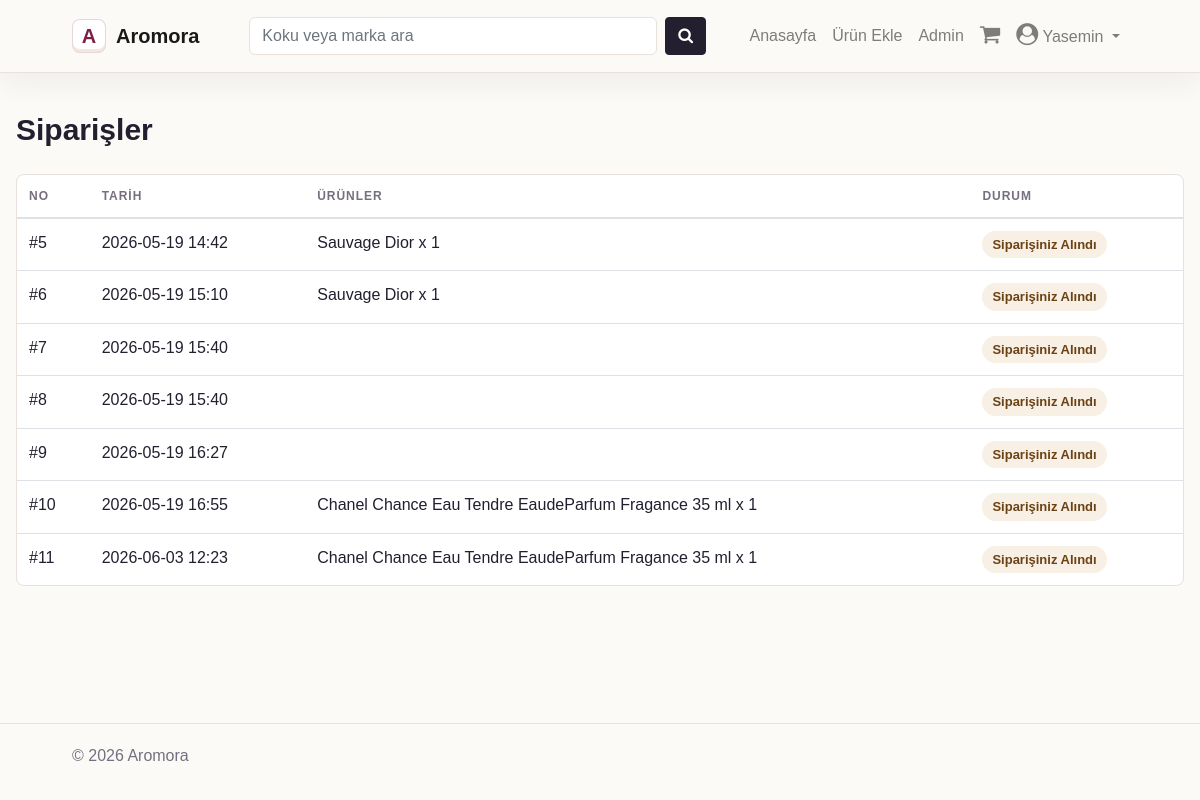
/orders (signed in), run on the app's committed database.
### app/db_models.py (models this page shows, shortened)
class User(UserMixin, db.Model):
    __tablename__ = "users"
    id = db.Column(db.Integer, primary_key=True)
    name = db.Column(db.String(100), nullable=False)
    email = db.Column(db.String(100), unique=True, nullable=False)
    phone = db.Column(db.String(50), nullable=False)
    password = db.Column(db.String(255), nullable=False)
    admin = db.Column(db.Boolean, default=False)
    email_confirmed = db.Column(db.Boolean, default=False)
    cart = db.relationship("Cart", backref="buyer", lazy=True, cascade="all, delete-orphan")
    orders = db.relationship("Order", backref="customer", lazy=True, cascade="all, delete-orphan")
    logs = db.relationship("Log", backref="user", lazy=True, cascade="all, delete")
    @property
    def role(self):
        return "admin" if self.admin else "customer"

class Order(db.Model):
    __tablename__ = "orders"
    id = db.Column(db.Integer, primary_key=True)
    user_id = db.Column("uid", db.Integer, db.ForeignKey("users.id"), nullable=False)
    date = db.Column(db.DateTime, default=datetime.utcnow)
    status = db.Column(db.String(50), default="pending")
    items = db.relationship("OrderedItem", backref="order", cascade="all, delete-orphan")

class OrderedItem(db.Model):
    __tablename__ = "ordered_items"
    id = db.Column(db.Integer, primary_key=True)
    order_id = db.Column("oid", db.Integer, db.ForeignKey("orders.id"), nullable=False)
    item_id = db.Column("itemid", db.Integer, db.ForeignKey("items.id"), nullable=False)
    quantity = db.Column(db.Integer, nullable=False)

class Item(db.Model):
    __tablename__ = "items"
    id = db.Column(db.Integer, primary_key=True)
    name = db.Column(db.String(100), nullable=False)
    price = db.Column(db.Float, nullable=False)
    category = db.Column(db.String(100), nullable=False)
    image = db.Column(db.String(250), default="default.png")
    details = db.Column(db.String(250), nullable=False)
    price_id = db.Column(db.String(250), nullable=False)
    orders = db.relationship("OrderedItem", backref="item", cascade="all, delete-orphan")
    in_cart = db.relationship("Cart", backref="item", cascade="all, delete-orphan")

### app/__init__.py (the view)
@app.route('/orders')
@login_required
def orders():
	return render_template('orders.html', orders=current_user.orders)

### app/__init__.py (called while the page is built)
@app.context_processor
def inject_now():
	return {'now': datetime.utcnow(), 'current_role': role_for_user(current_user)}

@login_manager.user_loader
def load_user(user_id):
	return db.session.get(User, int(user_id))

### app/user_roles.py (called while the page is built)
def role_for_user(user):
    if user is None or not getattr(user, "is_authenticated", False):
        return VisitorRole()
    if getattr(user, "admin", False):
        return AdminRole(user)
    return CustomerRole(user)

### app/templates/orders.html (shortened to what this page needs)
{% extends "base.html" %}
{% block content %}
<section class="section-title">
  <h1>Siparişler</h1>
</section>
{% if not orders %}
  <div class="empty-state">
    Henüz siparişiniz yok.
    <a href="{{ url_for('home') }}">Ürünlere bak</a>
  </div>
{% else %}
  <div class="table-shell">
    <table class="table">
      <thead>
        <tr>
          <th>No</th>
          <th>Tarih</th>
          <th>Ürünler</th>
          <th>Durum</th>
        </tr>
      </thead>
      <tbody>
        {% for order in orders %}
          <tr>
            <td>#{{ order.id }}</td>
            <td>{{ order.date.strftime('%Y-%m-%d %H:%M') }}</td>
            <td>
              {% for i in order.items %}
                {{ i.item.name }} x {{ i.quantity }}<br>
              {% endfor %}
            </td>
            <td><span class="status-pill">{{ order.status }}</span></td>
          </tr>
        {% endfor %}
      </tbody>
    </table>
  </div>
{% endif %}
{% endblock %}

### app/templates/base.html (shortened to what this page needs)
{% import "bootstrap/wtf.html" as wtf %}
<!DOCTYPE html>
<html lang="tr">
  <head>
    <link rel="stylesheet" href="https://maxcdn.bootstrapcdn.com/bootstrap/4.0.0/css/bootstrap.min.css">
    <link rel="stylesheet" type="text/css" href="{{ url_for('static', filename='styles.css') }}">
    <link rel="stylesheet" href="https://cdnjs.cloudflare.com/ajax/libs/font-awesome/4.7.0/css/font-awesome.min.css">
  </head>
  <body>
    <nav class="navbar navbar-expand-lg navbar-light app-nav">
      <a class="navbar-brand brand" href="{{ url_for('home') }}">
        <span class="brand-mark">A</span>
        <span>Aromora</span>
      </a>
      <div class="collapse navbar-collapse" id="navbarSupportedContent">
        <form class="form-inline search-form" action="{{ url_for('search') }}">
          <input class="form-control" type="search" name="query" placeholder="Koku veya marka ara" required>
          <button class="btn btn-dark" type="submit"><i class="fa fa-search"></i></button>
        </form>
        <ul class="navbar-nav ml-auto align-items-lg-center">
          <li class="nav-item"><a class="nav-link" href="{{ url_for('home') }}">Anasayfa</a></li>
          {% if not current_user.is_authenticated %}
            <li class="nav-item"><a class="nav-link" href="{{ url_for('login') }}">Giriş</a></li>
            <li class="nav-item"><a class="btn btn-primary nav-cta" href="{{ url_for('register') }}">Kayıt Ol</a></li>
          {% else %}
            {% if current_user.admin %}
              <li class="nav-item"><a class="nav-link" href="{{ url_for('admin.add_item') }}">Ürün Ekle</a></li>
              <li class="nav-item"><a class="nav-link" href="{{ url_for('admin.list_items') }}">Admin</a></li>
            {% endif %}
            <li class="nav-item">
              <a class="nav-link icon-link" href="{{ url_for('cart') }}"><i class="fa fa-shopping-cart"></i></a>
            </li>
            <li class="nav-item dropdown">
              <a class="nav-link dropdown-toggle" href="#" id="navbarDropdown" role="button" data-toggle="dropdown">
                <i class="fa fa-user-circle"></i> {{ current_user.name }}
              </a>
            </li>
          {% endif %}
        </ul>
      </div>
    </nav>
    <main class="page-shell">
      {% block content %}{% endblock %}
    </main>
    <footer class="site-footer">
      <span>© {{ now.year }} Aromora</span>
    </footer>
  </body>
</html>

### app/static/styles.css (style rules this page uses)
:root { --ink: #231f2f; --muted: #766f7f; --line: #e8e1dc; --paper: #fbfaf7; --soft: #f3eee7; --accent: #7d2048; --accent-dark: #561732; --gold: #b98538; --forest: #1f6f61; --danger: #b42318; }
* { box-sizing: border-box; }
body { margin: 0; color: var(--ink); background: var(--paper); font-family: Arial, Helvetica, sans-serif; }
a, a:hover { color: inherit; text-decoration: none; }
.app-nav { position: sticky; top: 0; z-index: 10; padding: 14px 6vw; background: rgba(251, 250, 247, 0.96); border-bottom: 1px solid var(--line); box-shadow: 0 10px 30px rgba(35, 31, 47, 0.06); }
.brand { display: inline-flex; gap: 10px; align-items: center; font-weight: 800; letter-spacing: 0; }
.brand-mark { display: inline-grid; width: 34px; height: 34px; place-items: center; border: 1px solid rgba(125, 32, 72, 0.18); border-radius: 8px; background: #fff; color: var(--accent); font-weight: 900; box-shadow: inset 0 -3px 0 rgba(185, 133, 56, 0.18); }
.search-form { gap: 8px; margin-left: 34px; }
.search-form .form-control { width: min(34vw, 420px); border-radius: 6px; border-color: var(--line); background: #fff; }
.icon-link i, .dropdown-toggle i { font-size: 22px; }
.page-shell { width: min(1180px, calc(100% - 32px)); min-height: calc(100vh - 150px); margin: 0 auto; padding: 42px 0 64px; }
.site-footer { border-top: 1px solid var(--line); color: var(--muted); padding: 20px 6vw; }
.store-heading, .section-title { display: flex; align-items: flex-end; justify-content: space-between; gap: 20px; margin-bottom: 28px; }
.store-heading h1, .section-title h1 { max-width: 720px; margin: 0; font-size: clamp(32px, 5vw, 56px); font-weight: 800; line-height: 1.02; }
.section-title h2, .section-title h1 { font-size: 30px; }
.btn-dark { border-color: var(--ink); background: var(--ink); }
.cart-list, .summary-panel, .form-panel, .table-shell, .empty-state { border: 1px solid var(--line); border-radius: 8px; background: #fff; }
.table-shell { overflow-x: auto; }
.table { margin-bottom: 0; }
.table th { border-top: 0; color: var(--muted); font-size: 12px; letter-spacing: 0.08em; text-transform: uppercase; }
.status-pill { display: inline-flex; padding: 4px 10px; border-radius: 999px; background: #f8efe5; color: #6b4214; font-size: 13px; font-weight: 700; }

### data on the page
User: name "Yasemin"
Order: id "5", date "2026-05-19 14:42", status "Siparişiniz Alındı"
OrderedItem: item.name "Sauvage Dior", quantity "1"
Order: id "6", date "2026-05-19 15:10", status "Siparişiniz Alındı"
OrderedItem: item.name "Sauvage Dior", quantity "1"
Order: id "7", date "2026-05-19 15:40", status "Siparişiniz Alındı"
Order: id "8", date "2026-05-19 15:40", status "Siparişiniz Alındı"
Order: id "9", date "2026-05-19 16:27", status "Siparişiniz Alındı"
Order: id "10", date "2026-05-19 16:55", status "Siparişiniz Alındı"
OrderedItem: item.name "Chanel Chance Eau Tendre EaudeParfum Fragance 35 ml", quantity "1"
Order: id "11", date "2026-06-03 12:23", status "Siparişiniz Alındı"
OrderedItem: item.name "Chanel Chance Eau Tendre EaudeParfum Fragance 35 ml", quantity "1"
